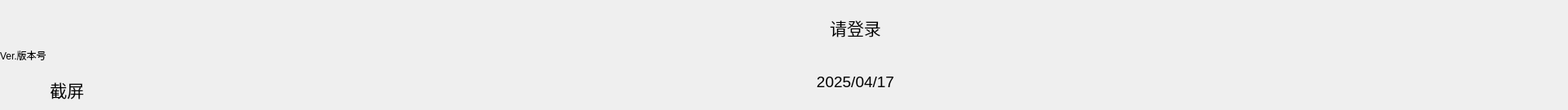
<?xml version="1.0" encoding="UTF-8"?>
<ui version="4.0">
 <class>title_bar_viewClass</class>
 <widget class="QWidget" name="title_bar_viewClass">
  <property name="geometry">
   <rect>
    <x>0</x>
    <y>0</y>
    <width>1920</width>
    <height>135</height>
   </rect>
  </property>
  <property name="minimumSize">
   <size>
    <width>0</width>
    <height>0</height>
   </size>
  </property>
  <property name="maximumSize">
   <size>
    <width>1920</width>
    <height>135</height>
   </size>
  </property>
  <property name="windowTitle">
   <string>title_bar_view</string>
  </property>
  <layout class="QHBoxLayout" name="horizontalLayout_2">
   <property name="spacing">
    <number>0</number>
   </property>
   <property name="leftMargin">
    <number>0</number>
   </property>
   <property name="topMargin">
    <number>0</number>
   </property>
   <property name="rightMargin">
    <number>0</number>
   </property>
   <property name="bottomMargin">
    <number>0</number>
   </property>
   <item>
    <layout class="QVBoxLayout" name="verticalLayout">
     <property name="spacing">
      <number>0</number>
     </property>
     <property name="leftMargin">
      <number>0</number>
     </property>
     <property name="topMargin">
      <number>0</number>
     </property>
     <property name="rightMargin">
      <number>0</number>
     </property>
     <property name="bottomMargin">
      <number>0</number>
     </property>
     <item>
      <widget class="PsLabel" name="pushButton_logo">
       <property name="minimumSize">
        <size>
         <width>164</width>
         <height>50</height>
        </size>
       </property>
       <property name="maximumSize">
        <size>
         <width>164</width>
         <height>50</height>
        </size>
       </property>
       <property name="text">
        <string/>
       </property>
       <property name="alignment">
        <set>Qt::AlignCenter</set>
       </property>
      </widget>
     </item>
     <item>
      <widget class="PsLabel" name="version_number_label_">
       <property name="minimumSize">
        <size>
         <width>164</width>
         <height>20</height>
        </size>
       </property>
       <property name="maximumSize">
        <size>
         <width>164</width>
         <height>16777215</height>
        </size>
       </property>
       <property name="text">
        <string>Ver.版本号</string>
       </property>
      </widget>
     </item>
     <item>
      <widget class="PsButton" name="print_screen_">
       <property name="minimumSize">
        <size>
         <width>164</width>
         <height>50</height>
        </size>
       </property>
       <property name="maximumSize">
        <size>
         <width>164</width>
         <height>60</height>
        </size>
       </property>
       <property name="font">
        <font>
         <pointsize>16</pointsize>
        </font>
       </property>
       <property name="text">
        <string>截屏</string>
       </property>
       <property name="flat">
        <bool>true</bool>
       </property>
      </widget>
     </item>
    </layout>
   </item>
   <item>
    <spacer name="horizontalSpacer">
     <property name="orientation">
      <enum>Qt::Vertical</enum>
     </property>
     <property name="sizeType">
      <enum>QSizePolicy::Fixed</enum>
     </property>
     <property name="sizeHint" stdset="0">
      <size>
       <width>1</width>
       <height>20</height>
      </size>
     </property>
    </spacer>
   </item>
   <item>
   <layout class="QHBoxLayout" name="status_lay">
     <property name="spacing">
      <number>0</number>
     </property>
     <property name="leftMargin">
      <number>0</number>
     </property>
     <property name="topMargin">
      <number>0</number>
     </property>
     <property name="rightMargin">
      <number>0</number>
     </property>
     <property name="bottomMargin">
      <number>0</number>
     </property>
    </layout>
   </item>
   <item>
    <layout class="QHBoxLayout" name="custom_lay">
     <property name="spacing">
      <number>0</number>
     </property>
     <property name="leftMargin">
      <number>0</number>
     </property>
     <property name="topMargin">
      <number>0</number>
     </property>
     <property name="rightMargin">
      <number>0</number>
     </property>
     <property name="bottomMargin">
      <number>0</number>
     </property>
    </layout>
   </item>
   <item>
    <layout class="QHBoxLayout" name="log_lay">
     <property name="spacing">
      <number>0</number>
     </property>
     <property name="leftMargin">
      <number>0</number>
     </property>
     <property name="topMargin">
      <number>0</number>
     </property>
     <property name="rightMargin">
      <number>9</number>
     </property>
     <property name="bottomMargin">
      <number>0</number>
     </property>
    </layout>
   </item>
   <item>
    <spacer name="horizontalSpacer_2">
     <property name="orientation">
      <enum>Qt::Vertical</enum>
     </property>
     <property name="sizeType">
      <enum>QSizePolicy::Fixed</enum>
     </property>
     <property name="sizeHint" stdset="0">
      <size>
       <width>1</width>
       <height>20</height>
      </size>
     </property>
    </spacer>
   </item>
   <item>
    <layout class="QVBoxLayout" name="verticalLayout_6" stretch="0,0">
     <property name="spacing">
      <number>0</number>
     </property>
     <property name="leftMargin">
      <number>0</number>
     </property>
     <property name="topMargin">
      <number>0</number>
     </property>
     <property name="rightMargin">
      <number>0</number>
     </property>
     <property name="bottomMargin">
      <number>0</number>
     </property>
     <item>
      <widget class="PsButton" name="user_login_">
       <property name="minimumSize">
        <size>
         <width>240</width>
         <height>64</height>
        </size>
       </property>
       <property name="maximumSize">
        <size>
         <width>16777215</width>
         <height>64</height>
        </size>
       </property>
       <property name="font">
        <font>
         <family>Microsoft YaHei UI</family>
         <pointsize>16</pointsize>
        </font>
       </property>
       <property name="text">
        <string>请登录</string>
       </property>
       <property name="autoDefault">
        <bool>false</bool>
       </property>
       <property name="flat">
        <bool>true</bool>
       </property>
      </widget>
     </item>
     <item>
      <widget class="PsLabel" name="current_time_label_">
       <property name="minimumSize">
        <size>
         <width>240</width>
         <height>64</height>
        </size>
       </property>
       <property name="maximumSize">
        <size>
         <width>16777215</width>
         <height>64</height>
        </size>
       </property>
       <property name="font">
        <font>
         <family>Microsoft YaHei UI</family>
         <pointsize>14</pointsize>
        </font>
       </property>
       <property name="text">
        <string>2025/04/17</string>
       </property>
       <property name="alignment">
        <set>Qt::AlignCenter</set>
       </property>
      </widget>
     </item>
    </layout>
   </item>
   <item>
    <layout class="QHBoxLayout" name="widget_alarm_lay"/>
   </item>
  </layout>
 </widget>
 <layoutdefault spacing="6" margin="11"/>
 <customwidgets>
  <customwidget>
   <class>PsButton</class>
   <extends>QPushButton</extends>
   <header>view/components/ps_button/ps_button.h</header>
  </customwidget>
  <customwidget>
   <class>PsLabel</class>
   <extends>QLabel</extends>
   <header>view/components/ps_label/ps_label.h</header>
  </customwidget>
 </customwidgets>
 <resources>
  <include location="../../../../res/main_res.qrc"/>
 </resources>
 <connections/>
</ui>
